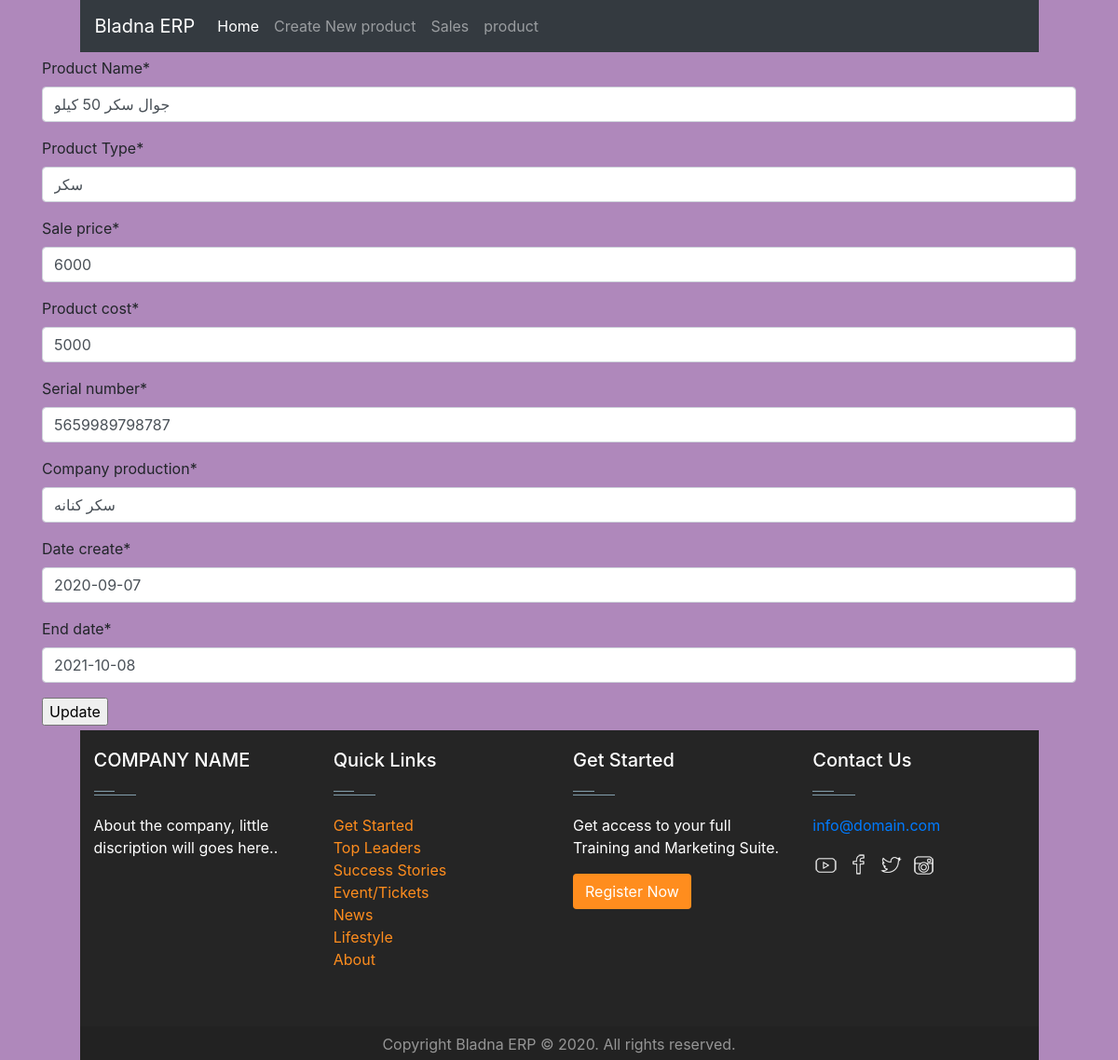
The app's page /Product/update/2, older data.
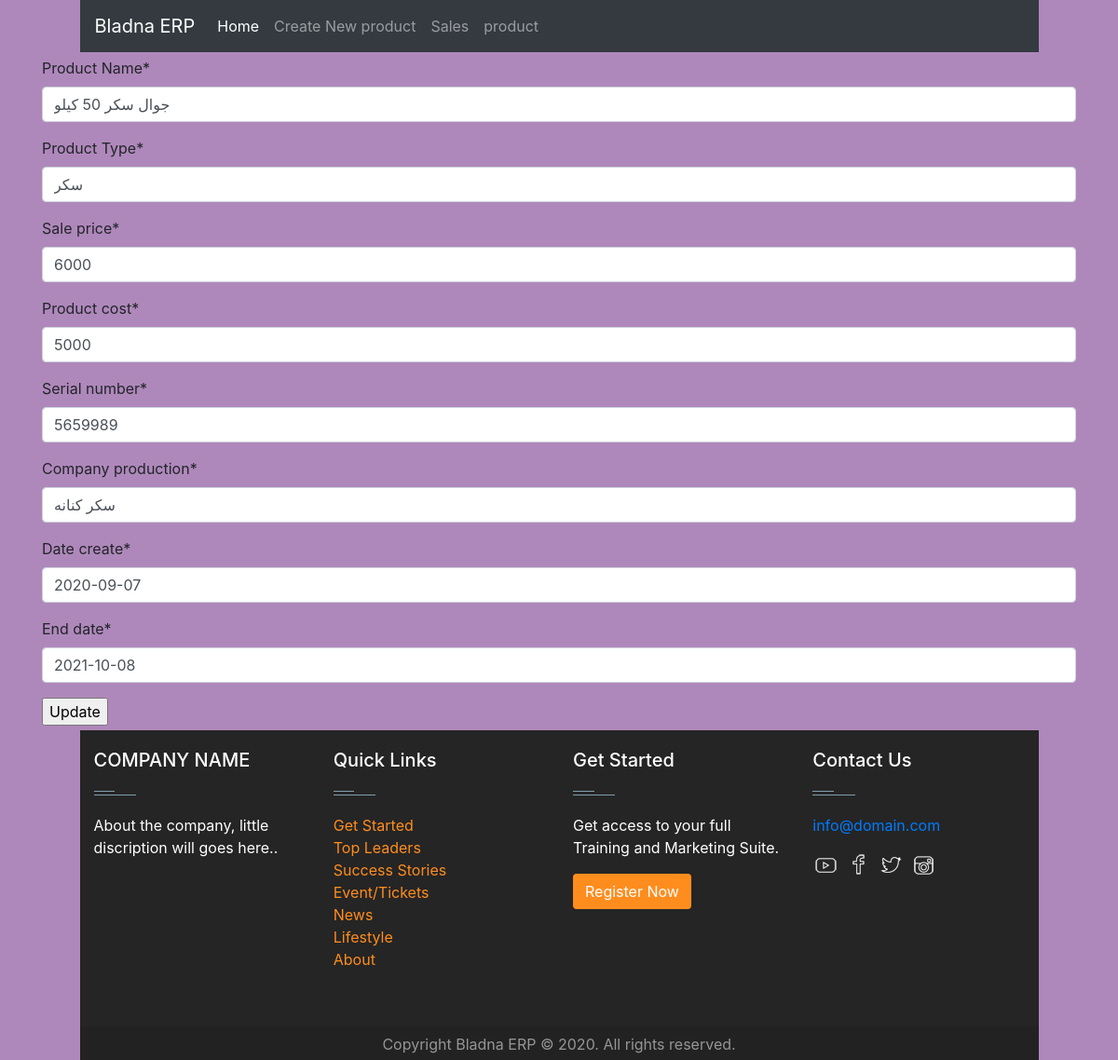
The same page, newer data.
### Products/models.py (models this page shows, shortened)
class Product(models.Model):
    name = models.CharField("Product Name", max_length=50)
    p_type = models.CharField("Product Type", max_length=50)
    sale_price = models.IntegerField("Sale price")
    p_cost     = models.IntegerField("Product cost")
    serial_number = models.CharField("serial number", max_length=50)
    company       = models.CharField("company production", max_length=50)
    product_created = models.DateField("date create", auto_now=False, auto_now_add=False)
    product_end     = models.DateField("End date", auto_now=False, auto_now_add=False)
    class Meta:
        verbose_name = "Product"
        verbose_name_plural ="products"

### Products/views.py (the view, shortened to what this page needs)
# urls.py: path('Product/update/<int:pk>', ProductUpdate.as_view(), name='Product-update'),
class ProductUpdate(UpdateView):
    model = Product
    form_class = ProductForm
    template_name_suffix = '_update_form'

### Products/forms.py
class ProductForm(forms.ModelForm):
    class Meta:
        model = Product
        fields = ['name','p_type','sale_price',
        'p_cost','serial_number','company','product_created','product_end']

### templates/Products/product_update_form.html
{% extends 'Base/base.html' %}
{% load crispy_forms_tags %}
  {% block  navbartitle %}
  <li class="nav-item active">
      <a class="nav-link" href="{% url 'home' %}">Home <span class="sr-only">(current)</span></a>
  </li>
  <li class="nav-item">
    <a class="nav-link" href="{% url 'Product-create' %}">Create New product</a>
  </li>
  <li class="nav-item">
    <a class="nav-link" href="{% url 'sale-index' %}">Sales</a>
  </li>
  <li class="nav-item">
    <a class="nav-link" href="{% url 'Product-list' %}">product</a>
</li>
{% endblock   %}
{% block blockname %}
<form method="post">{% csrf_token %}
    {{ form|crispy }}
    <input type="submit" value="Update">
</form>
{% endblock %}

Row changes from the older to the newer data that the page shows:
changed Product "جوال سكر 50 كيلو": serial_number "5659989798787" → "5659989"
